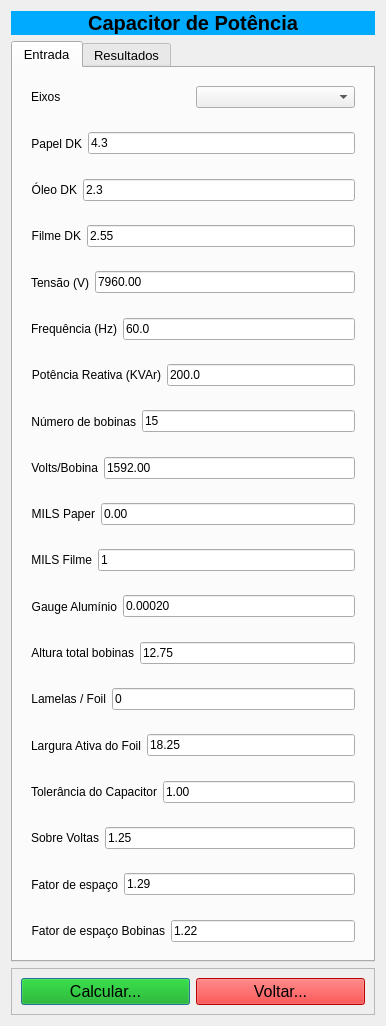
<?xml version="1.0" encoding="UTF-8"?>
<ui version="4.0">
 <class>win_CpEn</class>
 <widget class="QDialog" name="win_CpEn">
  <property name="geometry">
   <rect>
    <x>0</x>
    <y>0</y>
    <width>386</width>
    <height>1026</height>
   </rect>
  </property>
  <property name="font">
   <font>
    <pointsize>9</pointsize>
   </font>
  </property>
  <property name="windowTitle">
   <string>Capacitor de Potência</string>
  </property>
  <property name="styleSheet">
   <string notr="true"/>
  </property>
  <layout class="QVBoxLayout" name="verticalLayout_2">
   <item>
    <widget class="QLabel" name="label_19">
     <property name="font">
      <font>
       <pointsize>15</pointsize>
       <bold>true</bold>
      </font>
     </property>
     <property name="styleSheet">
      <string notr="true">background-color: rgb(0, 170, 255);</string>
     </property>
     <property name="text">
      <string>Capacitor de Potência</string>
     </property>
     <property name="alignment">
      <set>Qt::AlignCenter</set>
     </property>
    </widget>
   </item>
   <item>
    <layout class="QVBoxLayout" name="verticalLayout_3">
     <item>
      <widget class="QTabWidget" name="tabWidget">
       <property name="font">
        <font>
         <pointsize>10</pointsize>
        </font>
       </property>
       <property name="currentIndex">
        <number>0</number>
       </property>
       <widget class="QWidget" name="tabInput">
        <property name="font">
         <font>
          <pointsize>10</pointsize>
         </font>
        </property>
        <attribute name="title">
         <string>Entrada</string>
        </attribute>
        <layout class="QVBoxLayout" name="verticalLayout">
         <item>
          <widget class="QFrame" name="frame_20">
           <property name="font">
            <font>
             <pointsize>9</pointsize>
            </font>
           </property>
           <property name="frameShape">
            <enum>QFrame::NoFrame</enum>
           </property>
           <property name="frameShadow">
            <enum>QFrame::Plain</enum>
           </property>
           <layout class="QHBoxLayout" name="horizontalLayout_22">
            <item>
             <widget class="QLabel" name="label_20">
              <property name="text">
               <string>Eixos</string>
              </property>
             </widget>
            </item>
            <item>
             <widget class="QComboBox" name="cb_Eixos">
              <property name="placeholderText">
               <string>Tipo do eixo</string>
              </property>
              <item>
               <property name="text">
                <string>Americanos</string>
               </property>
              </item>
              <item>
               <property name="text">
                <string>Brasileiros</string>
               </property>
              </item>
             </widget>
            </item>
           </layout>
          </widget>
         </item>
         <item>
          <widget class="QFrame" name="frame_2">
           <property name="font">
            <font>
             <pointsize>9</pointsize>
            </font>
           </property>
           <property name="frameShape">
            <enum>QFrame::NoFrame</enum>
           </property>
           <property name="frameShadow">
            <enum>QFrame::Plain</enum>
           </property>
           <layout class="QHBoxLayout" name="horizontalLayout_4">
            <item>
             <widget class="QLabel" name="label">
              <property name="text">
               <string>Papel DK</string>
              </property>
              <property name="alignment">
               <set>Qt::AlignRight|Qt::AlignTrailing|Qt::AlignVCenter</set>
              </property>
             </widget>
            </item>
            <item>
             <widget class="QLineEdit" name="ed_PapelBK">
              <property name="text">
               <string>4.3</string>
              </property>
              <property name="placeholderText">
               <string>Papel DK</string>
              </property>
             </widget>
            </item>
           </layout>
          </widget>
         </item>
         <item>
          <widget class="QFrame" name="frame_3">
           <property name="font">
            <font>
             <pointsize>9</pointsize>
            </font>
           </property>
           <property name="frameShape">
            <enum>QFrame::NoFrame</enum>
           </property>
           <property name="frameShadow">
            <enum>QFrame::Plain</enum>
           </property>
           <layout class="QHBoxLayout" name="horizontalLayout_5">
            <item>
             <widget class="QLabel" name="label_3">
              <property name="text">
               <string>Óleo DK</string>
              </property>
              <property name="alignment">
               <set>Qt::AlignRight|Qt::AlignTrailing|Qt::AlignVCenter</set>
              </property>
             </widget>
            </item>
            <item>
             <widget class="QLineEdit" name="ed_FilmeDK">
              <property name="text">
               <string>2.3</string>
              </property>
              <property name="placeholderText">
               <string>Fime DK</string>
              </property>
             </widget>
            </item>
           </layout>
          </widget>
         </item>
         <item>
          <widget class="QFrame" name="frame_4">
           <property name="font">
            <font>
             <pointsize>9</pointsize>
            </font>
           </property>
           <property name="frameShape">
            <enum>QFrame::NoFrame</enum>
           </property>
           <property name="frameShadow">
            <enum>QFrame::Plain</enum>
           </property>
           <layout class="QHBoxLayout" name="horizontalLayout_6">
            <item>
             <widget class="QLabel" name="label_2">
              <property name="text">
               <string>Filme DK</string>
              </property>
              <property name="alignment">
               <set>Qt::AlignRight|Qt::AlignTrailing|Qt::AlignVCenter</set>
              </property>
             </widget>
            </item>
            <item>
             <widget class="QLineEdit" name="ed_OleoDK">
              <property name="text">
               <string>2.55</string>
              </property>
              <property name="placeholderText">
               <string>Öleo DK</string>
              </property>
             </widget>
            </item>
           </layout>
          </widget>
         </item>
         <item>
          <widget class="QFrame" name="frame_5">
           <property name="font">
            <font>
             <pointsize>9</pointsize>
            </font>
           </property>
           <property name="frameShape">
            <enum>QFrame::NoFrame</enum>
           </property>
           <property name="frameShadow">
            <enum>QFrame::Plain</enum>
           </property>
           <layout class="QHBoxLayout" name="horizontalLayout_7">
            <item>
             <widget class="QLabel" name="label_4">
              <property name="text">
               <string>Tensão (V)</string>
              </property>
              <property name="alignment">
               <set>Qt::AlignRight|Qt::AlignTrailing|Qt::AlignVCenter</set>
              </property>
             </widget>
            </item>
            <item>
             <widget class="QLineEdit" name="ed_Vn">
              <property name="text">
               <string>7960.00</string>
              </property>
              <property name="placeholderText">
               <string>Tensão (V)</string>
              </property>
             </widget>
            </item>
           </layout>
          </widget>
         </item>
         <item>
          <widget class="QFrame" name="frame_6">
           <property name="font">
            <font>
             <pointsize>9</pointsize>
            </font>
           </property>
           <property name="frameShape">
            <enum>QFrame::NoFrame</enum>
           </property>
           <property name="frameShadow">
            <enum>QFrame::Plain</enum>
           </property>
           <layout class="QHBoxLayout" name="horizontalLayout_8">
            <item>
             <widget class="QLabel" name="label_5">
              <property name="text">
               <string>Frequência (Hz)</string>
              </property>
              <property name="alignment">
               <set>Qt::AlignRight|Qt::AlignTrailing|Qt::AlignVCenter</set>
              </property>
             </widget>
            </item>
            <item>
             <widget class="QLineEdit" name="ed_Fr">
              <property name="text">
               <string>60.0</string>
              </property>
              <property name="placeholderText">
               <string>Frequência (HZ)</string>
              </property>
             </widget>
            </item>
           </layout>
          </widget>
         </item>
         <item>
          <widget class="QFrame" name="frame_7">
           <property name="font">
            <font>
             <pointsize>9</pointsize>
            </font>
           </property>
           <property name="frameShape">
            <enum>QFrame::NoFrame</enum>
           </property>
           <property name="frameShadow">
            <enum>QFrame::Plain</enum>
           </property>
           <layout class="QHBoxLayout" name="horizontalLayout_9">
            <item>
             <widget class="QLabel" name="label_6">
              <property name="text">
               <string>Potência Reativa (KVAr)</string>
              </property>
              <property name="alignment">
               <set>Qt::AlignRight|Qt::AlignTrailing|Qt::AlignVCenter</set>
              </property>
             </widget>
            </item>
            <item>
             <widget class="QLineEdit" name="ed_KVAR">
              <property name="text">
               <string>200.0</string>
              </property>
              <property name="placeholderText">
               <string>Potência Reativa (kVAr)</string>
              </property>
             </widget>
            </item>
           </layout>
          </widget>
         </item>
         <item>
          <widget class="QFrame" name="frame_8">
           <property name="font">
            <font>
             <pointsize>9</pointsize>
            </font>
           </property>
           <property name="frameShape">
            <enum>QFrame::NoFrame</enum>
           </property>
           <property name="frameShadow">
            <enum>QFrame::Plain</enum>
           </property>
           <layout class="QHBoxLayout" name="horizontalLayout_10">
            <item>
             <widget class="QLabel" name="label_7">
              <property name="text">
               <string>Número de bobinas</string>
              </property>
              <property name="alignment">
               <set>Qt::AlignRight|Qt::AlignTrailing|Qt::AlignVCenter</set>
              </property>
             </widget>
            </item>
            <item>
             <widget class="QLineEdit" name="Ed_Ncoil">
              <property name="text">
               <string>15</string>
              </property>
              <property name="placeholderText">
               <string>Número de bobinas</string>
              </property>
             </widget>
            </item>
           </layout>
          </widget>
         </item>
         <item>
          <widget class="QFrame" name="frame_9">
           <property name="font">
            <font>
             <pointsize>9</pointsize>
            </font>
           </property>
           <property name="frameShape">
            <enum>QFrame::NoFrame</enum>
           </property>
           <property name="frameShadow">
            <enum>QFrame::Plain</enum>
           </property>
           <layout class="QHBoxLayout" name="horizontalLayout_11">
            <item>
             <widget class="QLabel" name="label_8">
              <property name="text">
               <string>Volts/Bobina</string>
              </property>
              <property name="alignment">
               <set>Qt::AlignRight|Qt::AlignTrailing|Qt::AlignVCenter</set>
              </property>
             </widget>
            </item>
            <item>
             <widget class="QLineEdit" name="ed_Vcoil">
              <property name="text">
               <string>1592.00</string>
              </property>
              <property name="placeholderText">
               <string>Volts/Bobinas</string>
              </property>
             </widget>
            </item>
           </layout>
          </widget>
         </item>
         <item>
          <widget class="QFrame" name="frame_10">
           <property name="font">
            <font>
             <pointsize>9</pointsize>
            </font>
           </property>
           <property name="frameShape">
            <enum>QFrame::NoFrame</enum>
           </property>
           <property name="frameShadow">
            <enum>QFrame::Plain</enum>
           </property>
           <layout class="QHBoxLayout" name="horizontalLayout_12">
            <item>
             <widget class="QLabel" name="label_9">
              <property name="text">
               <string>MILS Paper</string>
              </property>
              <property name="alignment">
               <set>Qt::AlignRight|Qt::AlignTrailing|Qt::AlignVCenter</set>
              </property>
             </widget>
            </item>
            <item>
             <widget class="QLineEdit" name="Ed_MilsPaper">
              <property name="text">
               <string>0.00</string>
              </property>
              <property name="placeholderText">
               <string>MILS Paper</string>
              </property>
             </widget>
            </item>
           </layout>
          </widget>
         </item>
         <item>
          <widget class="QFrame" name="frame_11">
           <property name="font">
            <font>
             <pointsize>9</pointsize>
            </font>
           </property>
           <property name="frameShape">
            <enum>QFrame::NoFrame</enum>
           </property>
           <property name="frameShadow">
            <enum>QFrame::Plain</enum>
           </property>
           <layout class="QHBoxLayout" name="horizontalLayout_13">
            <item>
             <widget class="QLabel" name="label_10">
              <property name="text">
               <string>MILS Filme</string>
              </property>
              <property name="alignment">
               <set>Qt::AlignRight|Qt::AlignTrailing|Qt::AlignVCenter</set>
              </property>
             </widget>
            </item>
            <item>
             <widget class="QLineEdit" name="lineEdit_2">
              <property name="text">
               <string>1</string>
              </property>
              <property name="placeholderText">
               <string>MILS Filme</string>
              </property>
             </widget>
            </item>
           </layout>
          </widget>
         </item>
         <item>
          <widget class="QFrame" name="frame_12">
           <property name="font">
            <font>
             <pointsize>9</pointsize>
            </font>
           </property>
           <property name="frameShape">
            <enum>QFrame::NoFrame</enum>
           </property>
           <property name="frameShadow">
            <enum>QFrame::Plain</enum>
           </property>
           <layout class="QHBoxLayout" name="horizontalLayout_14">
            <item>
             <widget class="QLabel" name="label_11">
              <property name="text">
               <string>Gauge Alumínio</string>
              </property>
              <property name="alignment">
               <set>Qt::AlignRight|Qt::AlignTrailing|Qt::AlignVCenter</set>
              </property>
             </widget>
            </item>
            <item>
             <widget class="QLineEdit" name="ed_gauge_Al">
              <property name="text">
               <string>0.00020</string>
              </property>
              <property name="placeholderText">
               <string>Gauge Alumínio</string>
              </property>
             </widget>
            </item>
           </layout>
          </widget>
         </item>
         <item>
          <widget class="QFrame" name="frame_13">
           <property name="font">
            <font>
             <pointsize>9</pointsize>
            </font>
           </property>
           <property name="frameShape">
            <enum>QFrame::NoFrame</enum>
           </property>
           <property name="frameShadow">
            <enum>QFrame::Plain</enum>
           </property>
           <layout class="QHBoxLayout" name="horizontalLayout_15">
            <item>
             <widget class="QLabel" name="label_12">
              <property name="text">
               <string>Altura total bobinas</string>
              </property>
              <property name="alignment">
               <set>Qt::AlignRight|Qt::AlignTrailing|Qt::AlignVCenter</set>
              </property>
             </widget>
            </item>
            <item>
             <widget class="QLineEdit" name="ed_Hcoil">
              <property name="text">
               <string>12.75</string>
              </property>
              <property name="placeholderText">
               <string>Altura da bobina (mm)</string>
              </property>
             </widget>
            </item>
           </layout>
          </widget>
         </item>
         <item>
          <widget class="QFrame" name="frame_14">
           <property name="font">
            <font>
             <pointsize>9</pointsize>
            </font>
           </property>
           <property name="frameShape">
            <enum>QFrame::NoFrame</enum>
           </property>
           <property name="frameShadow">
            <enum>QFrame::Plain</enum>
           </property>
           <layout class="QHBoxLayout" name="horizontalLayout_16">
            <item>
             <widget class="QLabel" name="label_13">
              <property name="text">
               <string>Lamelas / Foil</string>
              </property>
              <property name="alignment">
               <set>Qt::AlignRight|Qt::AlignTrailing|Qt::AlignVCenter</set>
              </property>
             </widget>
            </item>
            <item>
             <widget class="QLineEdit" name="ed_lamelas_foil">
              <property name="text">
               <string>0</string>
              </property>
              <property name="placeholderText">
               <string>Lamelas / Foil</string>
              </property>
             </widget>
            </item>
           </layout>
          </widget>
         </item>
         <item>
          <widget class="QFrame" name="frame_15">
           <property name="font">
            <font>
             <pointsize>9</pointsize>
            </font>
           </property>
           <property name="frameShape">
            <enum>QFrame::NoFrame</enum>
           </property>
           <property name="frameShadow">
            <enum>QFrame::Plain</enum>
           </property>
           <layout class="QHBoxLayout" name="horizontalLayout_17">
            <item>
             <widget class="QLabel" name="label_14">
              <property name="text">
               <string>Largura Ativa do Foil</string>
              </property>
              <property name="alignment">
               <set>Qt::AlignRight|Qt::AlignTrailing|Qt::AlignVCenter</set>
              </property>
             </widget>
            </item>
            <item>
             <widget class="QLineEdit" name="ed_larg_foil">
              <property name="text">
               <string>18.25</string>
              </property>
              <property name="placeholderText">
               <string>Largura Ativa do Foil</string>
              </property>
             </widget>
            </item>
           </layout>
          </widget>
         </item>
         <item>
          <widget class="QFrame" name="frame_16">
           <property name="font">
            <font>
             <pointsize>9</pointsize>
            </font>
           </property>
           <property name="frameShape">
            <enum>QFrame::NoFrame</enum>
           </property>
           <property name="frameShadow">
            <enum>QFrame::Plain</enum>
           </property>
           <layout class="QHBoxLayout" name="horizontalLayout_18">
            <item>
             <widget class="QLabel" name="label_15">
              <property name="text">
               <string>Tolerância do Capacitor</string>
              </property>
              <property name="alignment">
               <set>Qt::AlignRight|Qt::AlignTrailing|Qt::AlignVCenter</set>
              </property>
             </widget>
            </item>
            <item>
             <widget class="QLineEdit" name="ed_tol">
              <property name="text">
               <string>1.00</string>
              </property>
              <property name="placeholderText">
               <string>Tolerâcia do Capacitor</string>
              </property>
             </widget>
            </item>
           </layout>
          </widget>
         </item>
         <item>
          <widget class="QFrame" name="frame_18">
           <property name="font">
            <font>
             <pointsize>9</pointsize>
            </font>
           </property>
           <property name="frameShape">
            <enum>QFrame::NoFrame</enum>
           </property>
           <property name="frameShadow">
            <enum>QFrame::Plain</enum>
           </property>
           <layout class="QHBoxLayout" name="horizontalLayout_20">
            <item>
             <widget class="QLabel" name="label_17">
              <property name="text">
               <string>Sobre Voltas</string>
              </property>
              <property name="alignment">
               <set>Qt::AlignRight|Qt::AlignTrailing|Qt::AlignVCenter</set>
              </property>
             </widget>
            </item>
            <item>
             <widget class="QLineEdit" name="lineEdit">
              <property name="text">
               <string>1.25</string>
              </property>
              <property name="placeholderText">
               <string>Sobre Voltas</string>
              </property>
             </widget>
            </item>
           </layout>
          </widget>
         </item>
         <item>
          <widget class="QFrame" name="frame_17">
           <property name="font">
            <font>
             <pointsize>9</pointsize>
            </font>
           </property>
           <property name="frameShape">
            <enum>QFrame::NoFrame</enum>
           </property>
           <property name="frameShadow">
            <enum>QFrame::Plain</enum>
           </property>
           <layout class="QHBoxLayout" name="horizontalLayout_19">
            <item>
             <widget class="QLabel" name="label_16">
              <property name="text">
               <string>Fator de espaço</string>
              </property>
              <property name="alignment">
               <set>Qt::AlignRight|Qt::AlignTrailing|Qt::AlignVCenter</set>
              </property>
             </widget>
            </item>
            <item>
             <widget class="QLineEdit" name="ed_sobre_voltas">
              <property name="text">
               <string>1.29</string>
              </property>
              <property name="placeholderText">
               <string>Fator de espaço</string>
              </property>
             </widget>
            </item>
           </layout>
          </widget>
         </item>
         <item>
          <widget class="QFrame" name="frame_19">
           <property name="font">
            <font>
             <pointsize>9</pointsize>
            </font>
           </property>
           <property name="frameShape">
            <enum>QFrame::NoFrame</enum>
           </property>
           <property name="frameShadow">
            <enum>QFrame::Plain</enum>
           </property>
           <layout class="QHBoxLayout" name="horizontalLayout_21">
            <item>
             <widget class="QLabel" name="label_18">
              <property name="text">
               <string>Fator de espaço Bobinas</string>
              </property>
              <property name="alignment">
               <set>Qt::AlignRight|Qt::AlignTrailing|Qt::AlignVCenter</set>
              </property>
             </widget>
            </item>
            <item>
             <widget class="QLineEdit" name="ed_fator_coil">
              <property name="text">
               <string>1.22</string>
              </property>
              <property name="placeholderText">
               <string>Fator de espaçp Bobinas</string>
              </property>
             </widget>
            </item>
           </layout>
          </widget>
         </item>
        </layout>
       </widget>
       <widget class="QWidget" name="tabOutput">
        <attribute name="title">
         <string>Resultados</string>
        </attribute>
       </widget>
      </widget>
     </item>
    </layout>
   </item>
   <item>
    <widget class="QFrame" name="frame">
     <property name="frameShape">
      <enum>QFrame::StyledPanel</enum>
     </property>
     <property name="frameShadow">
      <enum>QFrame::Raised</enum>
     </property>
     <layout class="QHBoxLayout" name="horizontalLayout_3">
      <item>
       <widget class="QPushButton" name="pushButton_2">
        <property name="font">
         <font>
          <pointsize>12</pointsize>
         </font>
        </property>
        <property name="styleSheet">
         <string notr="true">background-color: rgb(0, 170, 0);</string>
        </property>
        <property name="text">
         <string>Calcular...</string>
        </property>
       </widget>
      </item>
      <item>
       <widget class="QPushButton" name="pushButton">
        <property name="font">
         <font>
          <pointsize>12</pointsize>
         </font>
        </property>
        <property name="styleSheet">
         <string notr="true">background-color: rgb(255, 0, 0);</string>
        </property>
        <property name="text">
         <string>Voltar...</string>
        </property>
       </widget>
      </item>
     </layout>
    </widget>
   </item>
  </layout>
 </widget>
 <resources/>
 <connections/>
</ui>
